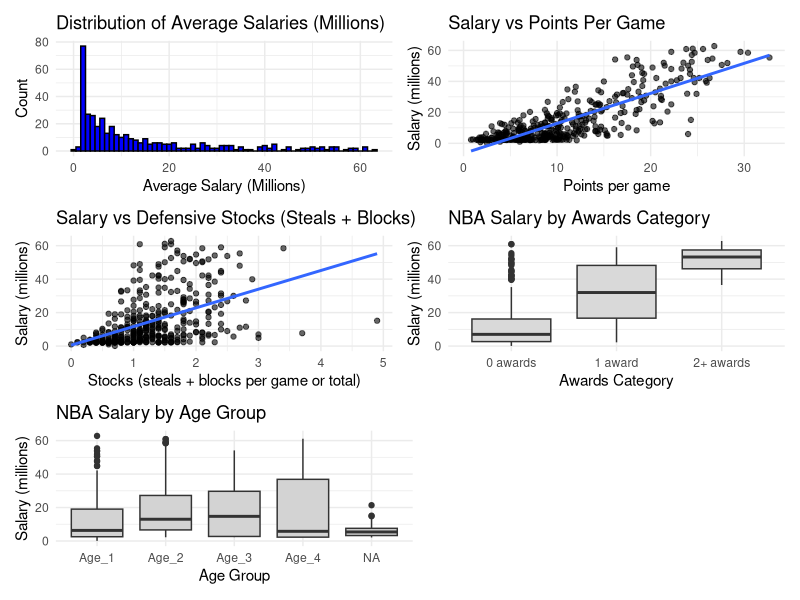

This figure's R source:
## ---- chunk 1
knitr::opts_chunk$set(echo = TRUE, highlight=FALSE, comment=NA, warnings=FALSE,message=FALSE)
## ---- chunk 2
## Use this chunk for reading in packages.
## Use this chunk for reading in the data, combining the data, and any other major data cleaning that is not relevant to show.
## Remove the ## before all code.

library(ggplot2)
library(dplyr)
library(car)
library(reshape2)

df <- read.csv("main.csv")
head(df)

#\includegraphics{/Users/kristavaranyak/Downloads/GOLDyulo.jpg}
#above was causing problems with knitting, originally line 38
## ---- chunk 3
library(patchwork)

# Create your plots (same as before)
p1 <- ggplot(df, aes(x = avg_salary_millions)) + 
  geom_histogram(binwidth = 1, fill = "blue", color = "black") + 
  labs(title = "Distribution of Average Salaries (Millions)", 
       x = "Average Salary (Millions)", y = "Count") + 
  theme_minimal()

p2_salary_vs_pts <- ggplot(df, aes(x = PTS, y = avg_salary_millions)) +
  geom_point(alpha = 0.6) +
  geom_smooth(method = "lm", se = FALSE) +
  labs(title = "Salary vs Points Per Game",
       x = "Points per game", y = "Salary (millions)") +
  theme_minimal()

p3_salary_vs_stocks <- ggplot(df, aes(x = stocks, y = avg_salary_millions)) +
  geom_point(alpha = 0.6) +
  geom_smooth(method = "lm", se = FALSE) +
  labs(title = "Salary vs Defensive Stocks (Steals + Blocks)",
       x = "Stocks (steals + blocks per game or total)", 
       y = "Salary (millions)") +
  theme_minimal()

p4_salary_by_awards <- ggplot(df, aes(x = Awards, y = avg_salary_millions)) +
  geom_boxplot(fill = "grey85") +
  labs(title = "NBA Salary by Awards Category",
       x = "Awards Category", y = "Salary (millions)") +
  theme_minimal()

p6_salary_by_age <- ggplot(df, aes(x = Age, y = avg_salary_millions)) +
  geom_boxplot(fill = "lightgray") +
  labs(title = "NBA Salary by Age Group",
       x = "Age Group", y = "Salary (millions)") +
  theme_minimal()

# Combine in 3x2 grid
(p1 | p2_salary_vs_pts) / 
  (p3_salary_vs_stocks | p4_salary_by_awards) / 
  (p6_salary_by_age | plot_spacer())
## ---- chunk 4
## Use this code chunk can be used to execute any functions or summaries 
## that will not be included in your output such as correlations or 5 number summaries

## ---- chunk 5
## This code chunk can be used to execute any functions or summaries that will not be included in your output

## ---- chunk 6
# Use head() function to output first several rows
head(df)
## ---- chunk 7
## This code chunk can be used to execute any functions or summaries that will not be included in your output
## ---- chunk 8
## Use this section to output the summary of your final model
## Include the relevant plots from assumptions and your additional techniques
## This should NOT be a dump of all of your plots and outputs.
## Refer to the Rmarkdown guide for sizing information on your plots
final_model <- lm(avg_salary_millions ~ MP + PTS + TRB + AST + Pos_PF + 
    Pos_PG + Pos_SF + Pos_SG, data = df)
summary(final_model)
